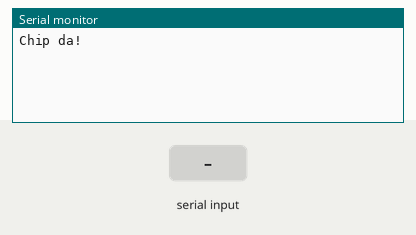
Simulated run of this sketch. Board: Arduino Uno, built with avr-gcc and run on an emulated ATmega328P. On the bench: the last lines printed to the serial monitor. The inputs (shaded band) are chosen by the test bench.

Above: at 1.2 s.
1.3 s: "1" received over the second serial link
At 1.9 s:
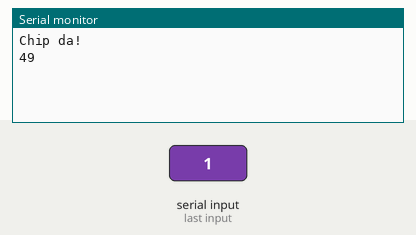
2.8 s: "0" received over the second serial link
At 4.0 s:
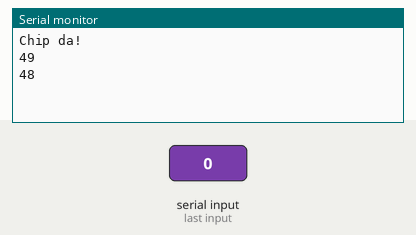
4.3 s: "2" received over the second serial link
At 5.4 s:
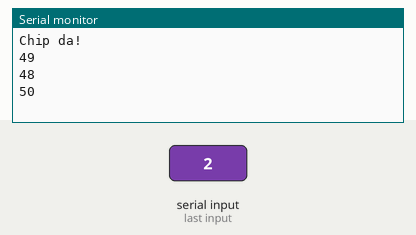

The sketch:

3SerialTestChipEinfach.ino
```cpp
#include <SoftwareSerial.h>
SoftwareSerial serialIn(2,3);
SoftwareSerial serialOut(3, 2);

void setup() {
  Serial.begin(9600);
  Serial.println("Chip da!");
  pinMode(2,INPUT);
  serialIn.begin(9600);

}

void loop() {
 int c;
 while(serialIn.available() == 0) {
  ;
 }
 while(serialIn.available() > 0){
 c = serialIn.read();
 }
 Serial.println(c);
}
```

Measured:
- after the input at 1.3 s, the serial monitor: prints a new line at once (image 1)
- after the input at 2.8 s, the serial monitor: prints a new line at once (image 2)
- after the input at 4.3 s, the serial monitor: prints a new line at once (image 3)
